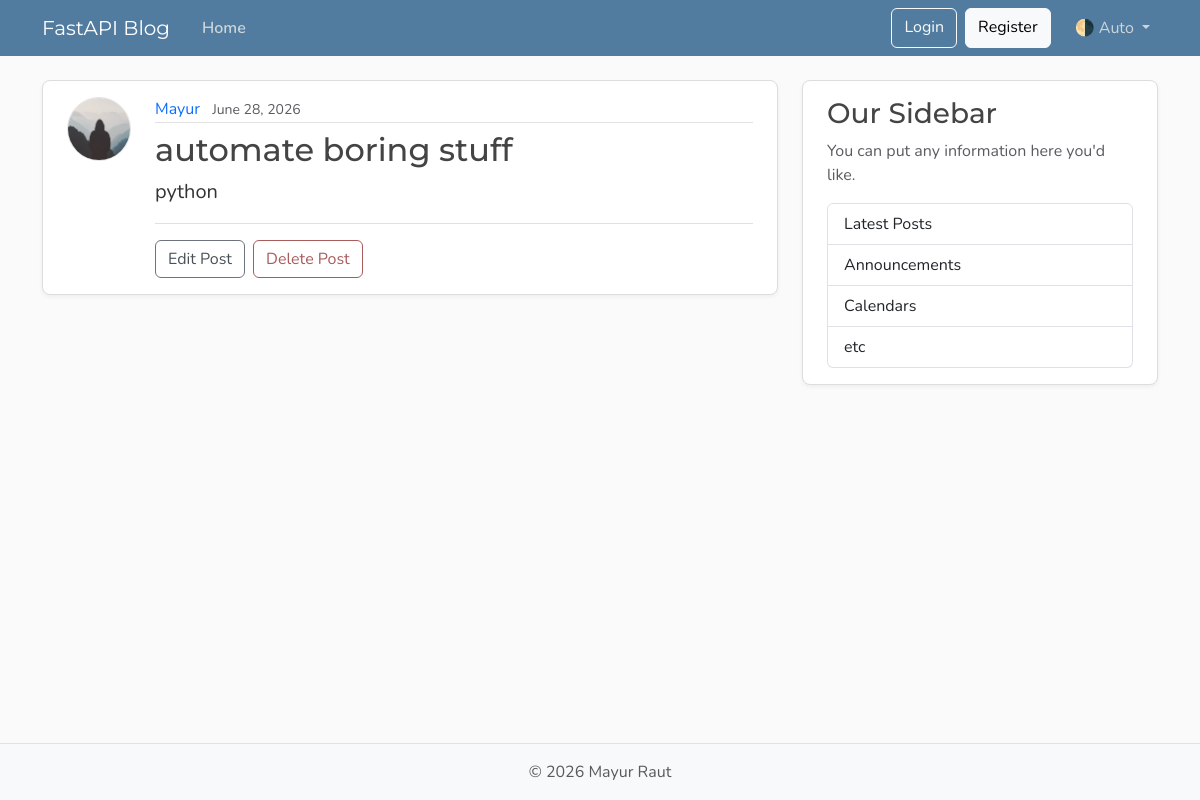
Before: /posts/1 with the older database file.
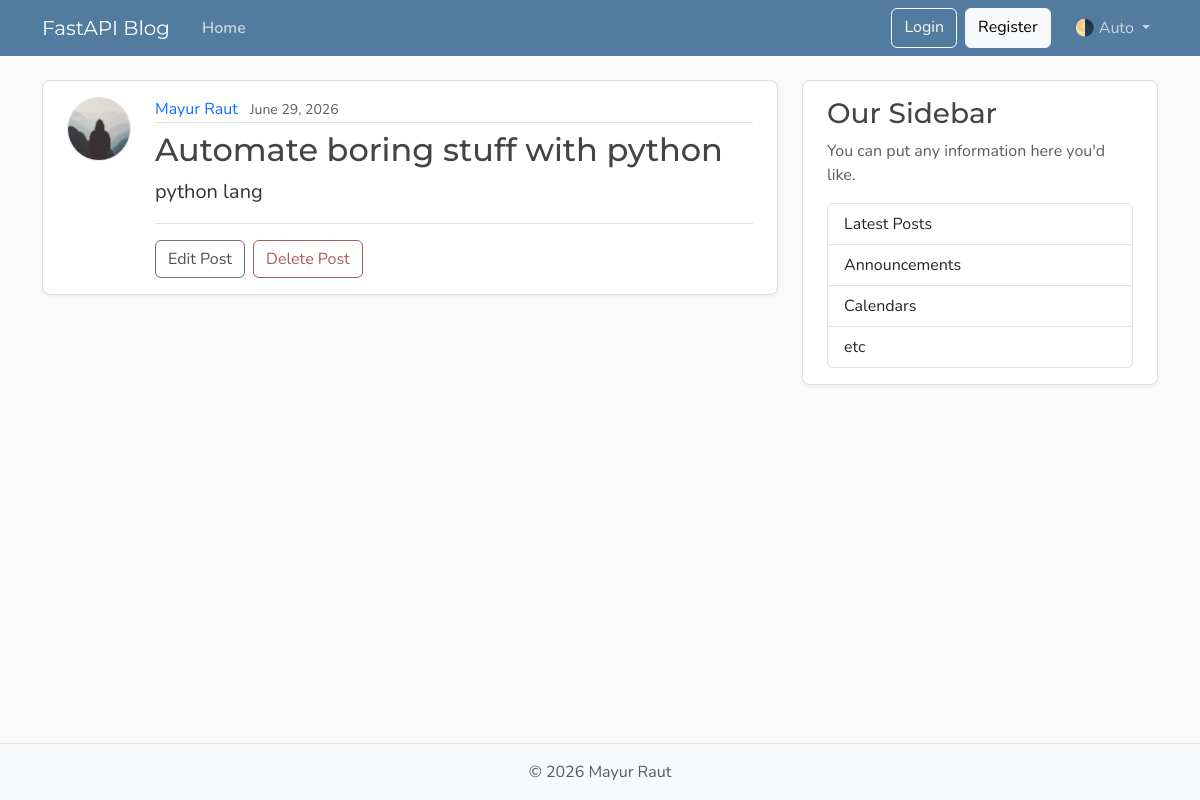
After: the same page with the newer database file.
### models.py (models this page shows, shortened)
class User(Base):
    __tablename__ = "users"
    id: Mapped[int] = mapped_column(Integer, primary_key=True, index=True)
    username: Mapped[str] = mapped_column(String(50), unique=True, nullable=False)
    email: Mapped[str] = mapped_column(String(120), unique=True, nullable=False)
    image_file: Mapped[str | None] = mapped_column(
        String(200),
        nullable=True,
        default=None,
    )
    posts: Mapped[list[Post]] = relationship(back_populates="author", cascade="all, delete-orphan")

class Post(Base):
    __tablename__ = "posts"
    id: Mapped[int] = mapped_column(Integer, primary_key=True, index=True)
    title: Mapped[str] = mapped_column(String(100), nullable=False)
    content: Mapped[str] = mapped_column(Text, nullable=False)
    user_id: Mapped[int] = mapped_column(
        ForeignKey("users.id"),
        nullable=False,
        index=True,
    )
    date_posted: Mapped[datetime] = mapped_column(
        DateTime(timezone=True),
        default=lambda: datetime.now(UTC),
    )
    author: Mapped[User] = relationship(back_populates="posts")

### main.py (the view)
@app.get("/posts/{post_id}",include_in_schema=False)
def get_post_page(request: Request, post_id: int,db: Annotated[Session, Depends(get_db)]):
    result = db.execute(select(models.Post))
    posts = result.scalars().all()
    for post in posts:
         if(post.id == post_id):
             return templates.TemplateResponse(
                 request,
                 "post.html",
                 {"post": post, "title":"Home"}
             )
    raise HTTPException(status_code=status.HTTP_404_NOT_FOUND)

### templates/post.html (shortened to what this page needs)
{% extends "layout.html" %}
{% block content %}
  <article class="content-section py-3 px-4 mb-4">
    <div class="d-flex align-items-start gap-4">
      <img class="rounded-circle article-img flex-shrink-0"
           src="{{ post.author.image_path}}"
           alt="{{ post.author.username }}'s profile picture"
           width="64"
           height="64"
           loading="lazy">
      <div class="flex-grow-1">
        <div class="article-metadata mb-2">
          <a class="me-2" href="{{ url_for('user_posts',user_id=post.author.id)}}">{{ post.author.username }}</a>
          <small class="text-body-secondary">{{ post.date_posted.strftime('%B %d, %Y') }}</small>
        </div>
        <h2 class="article-title">{{ post.title }}</h2>
        <p class="article-content">{{ post.content }}</p>
        <div class="post-actions mt-3 pt-3 border-top">
          <a class="btn btn-outline-secondary me-1" href="#">Edit Post</a>
          <button type="button"
                  class="btn btn-outline-danger"
                  data-bs-toggle="modal"
                  data-bs-target="#deleteModal">Delete Post</button>
        </div>
      </div>
    </div>
  </article>
{% endblock content %}

Changed rows visible on the page:
no longer on this page (row edited): User: author.username "Mayur"
now on this page (row edited): User: author.username "Mayur Raut"
changed Post: date_posted "June 28, 2026" → "June 29, 2026"; title "automate boring stuff" → "Automate boring stuff with python"; content "python" → "python lang"
